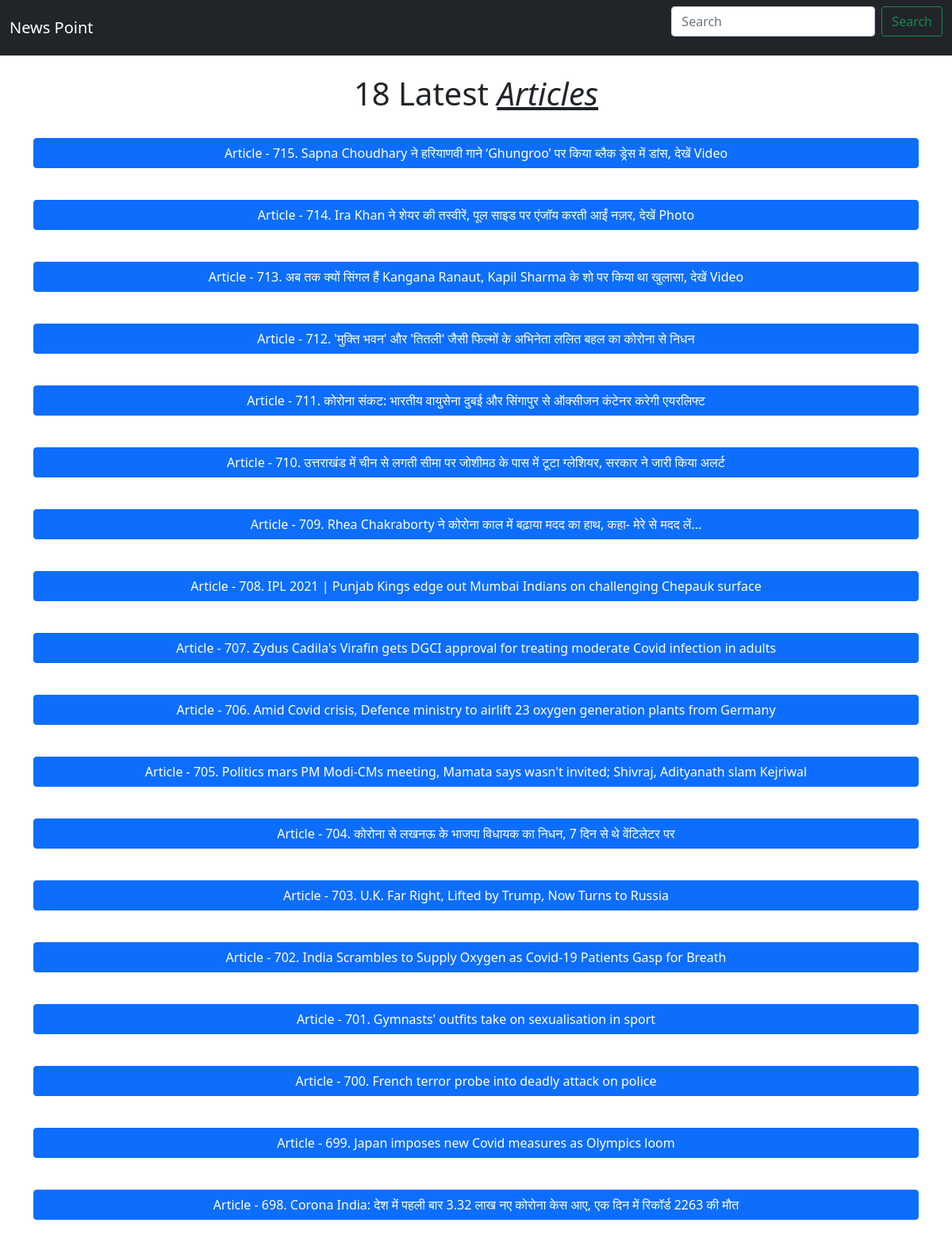
The page / on the database its author committed.
### main.py (models this page shows, shortened)
class Article(db.Model):
    id = db.Column(db.Integer, primary_key=True)
    headline = db.Column(db.String(200), nullable=False)
    image_url = db.Column(db.String(1000), nullable=False)
    content = db.Column(db.String(400), nullable=False)
    redirect_url = db.Column(db.String(400), nullable=False)
    data_from = db.Column(db.String(200), nullable=False)

### main.py (the view)
@app.route('/')
def index():
    content = Article.query.order_by(Article.id.desc()).limit(18).all()
    return render_template('index.html', content=content)

### templates/Index.html (shortened to what this page needs)
<html>
    <head>
        <link href="https://cdn.jsdelivr.net/npm/bootstrap@5.0.0-beta2/dist/css/bootstrap.min.css" rel="stylesheet">
    </head>
    <body>
        <nav class="navbar navbar-expand-lg navbar-dark bg-dark">
            <div class="container-fluid">
              <a class="navbar-brand" href="/">News Point</a>
              <form class="d-flex" method="get" action="/search">
                <input class="form-control me-2" type="search" placeholder="Search" aria-label="Search" name="search" id="search">
                <button class="btn btn-outline-success" type="submit">Search</button>
              </form>
              </div>
          </nav>
          <br/>
          <div class="container">
              <div class="row">
			<div class="col-md-12">
			<h1 style="text-align:center;">18 Latest <u><i>Articles</i></u></h1>
			<br/>
            </div>
            {% if content is not none %}
            {% for i in content %}
            <div class="col-md-12">
                <p>
                    <button class="btn btn-primary" type="button" data-bs-toggle="collapse" data-bs-target="#collapseExample{{i.id}}" aria-expanded="false" aria-controls="collapseExample{{i.id}}" style="width:100%;">
                      Article - {{i.id}}. {{i.headline}}
                    </button>
                  </p>
                  <br/>
              </div>
            {% endfor %}
            {% else %}
            <div class="col" style="text-align: center;"><h1>No Articles Found</h1><a href="/" class="btn btn-link">Go to home</a></div>
            {% endif %}
        </div>
    </div>
    </body>
</html>

### rows shown on the page
Article: id "715", headline "Sapna Choudhary ने हरियाणवी गाने ‘Ghungroo’ पर किया ब्लैक ड्रेस में डांस, देखें Video"
Article: id "714", headline "Ira Khan ने शेयर की तस्वीरें, पूल साइड पर एंजॉय करती आईं नज़र, देखें Photo"
Article: id "713", headline "अब तक क्यों सिंगल हैं Kangana Ranaut, Kapil Sharma के शो पर किया था खुलासा, देखें Video"
Article: id "712", headline "'मुक्ति भवन' और 'तितली' जैसी फिल्मों के अभिनेता ललित बहल का कोरोना से निधन"
Article: id "711", headline "कोरोना संकट: भारतीय वायुसेना दुबई और सिंगापुर से ऑक्सीजन कंटेनर करेगी एयरलिफ्ट"
Article: id "710", headline "उत्तराखंड में चीन से लगती सीमा पर जोशीमठ के पास में टूटा ग्लेशियर, सरकार ने जारी किया अलर्ट"
Article: id "709", headline "Rhea Chakraborty ने कोरोना काल में बढ़ाया मदद का हाथ, कहा- मेरे से मदद लें..."
Article: id "708", headline "IPL 2021 | Punjab Kings edge out Mumbai Indians on challenging Chepauk surface"
Article: id "707", headline "Zydus Cadila's Virafin gets DGCI approval for treating moderate Covid infection in adults"
Article: id "706", headline "Amid Covid crisis, Defence ministry to airlift 23 oxygen generation plants from Germany"
Article: id "705", headline "Politics mars PM Modi-CMs meeting, Mamata says wasn't invited; Shivraj, Adityanath slam Kejriwal"
Article: id "704", headline "कोरोना से लखनऊ के भाजपा विधायक का निधन, 7 दिन से थे वेंटिलेटर पर"
Article: id "703", headline "U.K. Far Right, Lifted by Trump, Now Turns to Russia"
Article: id "702", headline "India Scrambles to Supply Oxygen as Covid-19 Patients Gasp for Breath"
Article: id "701", headline "Gymnasts' outfits take on sexualisation in sport"
Article: id "700", headline "French terror probe into deadly attack on police"
Article: id "699", headline "Japan imposes new Covid measures as Olympics loom"
Article: id "698", headline "Corona India: देश में पहली बार 3.32 लाख नए कोरोना केस आए, एक दिन में रिकॉर्ड 2263 की मौत"
